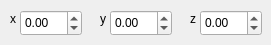
           <widget class="QWidget" name="page_24">
            <widget class="QDoubleSpinBox" name="spnbox_meshes_sv_x">
             <property name="geometry">
              <rect>
               <x>20</x>
               <y>10</y>
               <width>62</width>
               <height>26</height>
              </rect>
             </property>
             <property name="minimum">
              <double>-99999.000000000000000</double>
             </property>
             <property name="maximum">
              <double>99999.990000000005239</double>
             </property>
             <property name="singleStep">
              <double>0.100000000000000</double>
             </property>
            </widget>
            <widget class="QDoubleSpinBox" name="spnbox_meshes_sv_y">
             <property name="geometry">
              <rect>
               <x>110</x>
               <y>10</y>
               <width>62</width>
               <height>26</height>
              </rect>
             </property>
             <property name="minimum">
              <double>-99999.000000000000000</double>
             </property>
             <property name="maximum">
              <double>99999.990000000005239</double>
             </property>
             <property name="singleStep">
              <double>0.100000000000000</double>
             </property>
            </widget>
            <widget class="QDoubleSpinBox" name="spnbox_meshes_sv_z">
             <property name="geometry">
              <rect>
               <x>200</x>
               <y>10</y>
               <width>62</width>
               <height>26</height>
              </rect>
             </property>
             <property name="minimum">
              <double>-99999.000000000000000</double>
             </property>
             <property name="maximum">
              <double>99999.990000000005239</double>
             </property>
             <property name="singleStep">
              <double>0.100000000000000</double>
             </property>
            </widget>
            <widget class="QLabel" name="label_10">
             <property name="geometry">
              <rect>
               <x>10</x>
               <y>10</y>
               <width>16</width>
               <height>17</height>
              </rect>
             </property>
             <property name="text">
              <string>x</string>
             </property>
            </widget>
            <widget class="QLabel" name="label_16">
             <property name="geometry">
              <rect>
               <x>100</x>
               <y>10</y>
               <width>16</width>
               <height>17</height>
              </rect>
             </property>
             <property name="text">
              <string>y</string>
             </property>
            </widget>
            <widget class="QLabel" name="label_84">
             <property name="geometry">
              <rect>
               <x>190</x>
               <y>10</y>
               <width>16</width>
               <height>17</height>
              </rect>
             </property>
             <property name="text">
              <string>z</string>
             </property>
            </widget>
           </widget>
